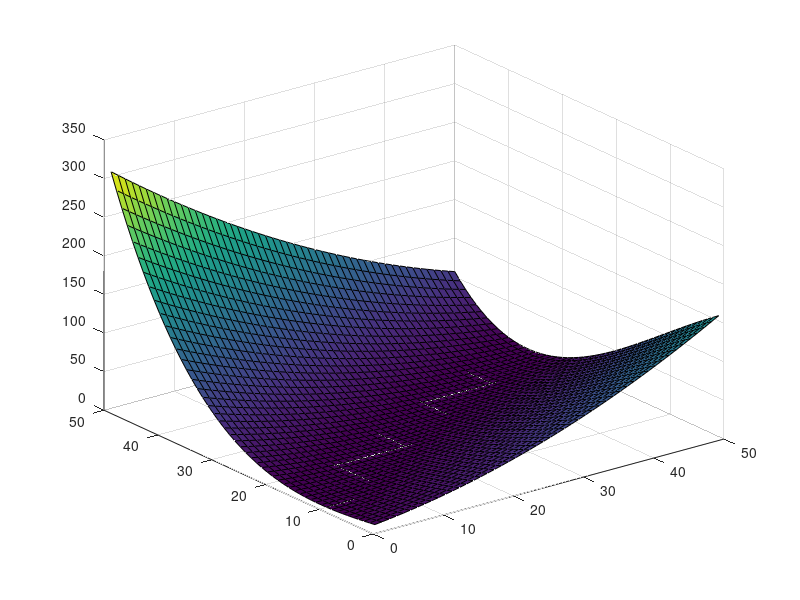

Write MATLAB code to recreate this figure. (Note: this script raises an error after producing the figure.)
% graficaRosenbrock
x1 = 0.5;
x2 = 1.5;
y1 = 0.5;
y2 = 1.5;

xx = linspace(x1, x2, 50)';
yy = linspace(y1, y2, 50)';

Z = zeros(50);

for i=1:50
    a = xx(i);
    for j=1:50
        Z(i,j) = rosenbrock([a, yy(j)]);
    end
end

surf(Z)

gradiente('rosenbrock', [1, 1]')
hessiana('rosenbrock', [1, 1]')

gradiente('fermat', [2, 2]')
hessiana('fermat', [2, 2]')
